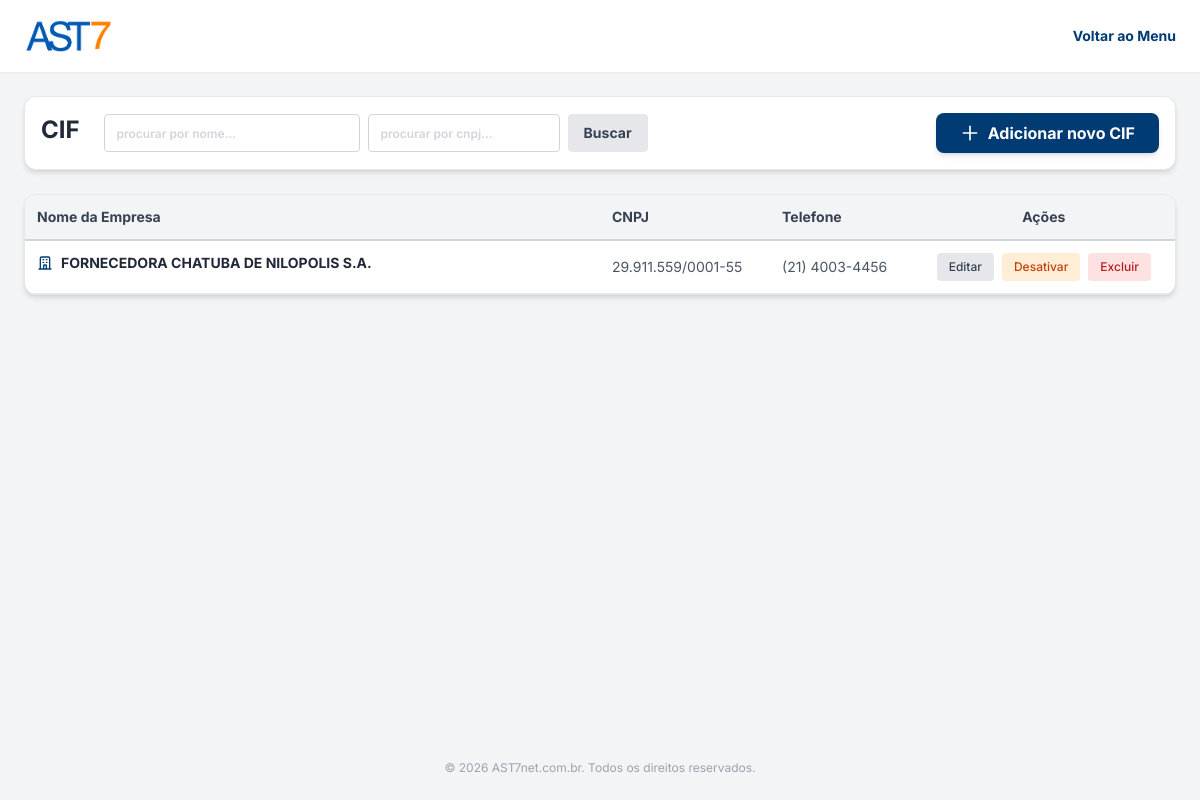
The page /cifs.php (signed in) on the database its author committed.
### tables this page shows
CREATE TABLE cifs (
                id INTEGER PRIMARY KEY AUTOINCREMENT,
                razao_social TEXT NOT NULL,
                cpf TEXT,
                cnpj TEXT UNIQUE,
                insc_estadual TEXT,
                endereco TEXT,
                numero TEXT,
                complemento TEXT,
                bairro TEXT,
                cidade TEXT,
                uf TEXT,
                cep TEXT,
                telefone TEXT,
                celular TEXT,
                whatsapp TEXT,
                contato_nome TEXT,
                contato_celular TEXT,
                contato_departamento TEXT,
                contato_ramal TEXT,
                email TEXT,
                email_danfe TEXT,
                observacao TEXT,
                ativo INTEGER DEFAULT 1,
                created_at DATETIME DEFAULT CURRENT_TIMESTAMP
            );

### cifs.php (the view, shortened to what this page needs)
<?php
$pdo = Database::getInstance();
$busca = isset($_GET['busca']) ? trim($_GET['busca']) : '';
$busca_cnpj = isset($_GET['busca_cnpj']) ? trim($_GET['busca_cnpj']) : '';
$pagina_atual = isset($_GET['page']) && is_numeric($_GET['page']) ? (int)$_GET['page'] : 1;
$limite = 10;
$offset = ($pagina_atual - 1) * $limite;
$sql_where = " WHERE 1=1";
$params = [];
$sql = "SELECT * FROM cifs" . $sql_where . " ORDER BY razao_social ASC LIMIT $limite OFFSET $offset";
$stmt = $pdo->prepare($sql);
$stmt->execute($params);
$cifs = $stmt->fetchAll();
?>
<!DOCTYPE html>
<html lang="pt-BR">
<head>
    <script src="https://cdn.tailwindcss.com"></script>
</head>
<body class="bg-bg-main min-h-screen flex flex-col font-sans text-text-main text-base">
    <header class="bg-white shadow-sm py-4 px-6 flex justify-between items-center">
        <img src="assets/ast7_logo.png" alt="AST7" class="h-10">
        <a href="dashboard.php" class="text-brand-blue hover:underline font-bold text-sm">Voltar ao Menu</a>
    </header>
    <main class="flex-grow p-4 md:p-6 max-w-[1400px] mx-auto w-full">
        <div class="bg-white p-4 rounded-xl shadow-md border border-gray-200 mb-6 flex flex-col md:flex-row justify-between items-center gap-4">
            <div class="flex gap-2 w-full md:w-auto">
                <h1 class="text-2xl font-bold text-gray-800 hidden md:block mr-4">CIF</h1>
                <form method="GET" class="flex flex-col md:flex-row gap-2 w-full md:w-auto">
                    <input type="text" name="busca" value="<?= htmlspecialchars($busca) ?>" placeholder="procurar por nome..." class="px-3 py-2 border border-gray-300 rounded text-sm font-semibold w-full md:w-64">
                    <input type="text" name="busca_cnpj" value="<?= htmlspecialchars($busca_cnpj) ?>" placeholder="procurar por cnpj..." class="px-3 py-2 border border-gray-300 rounded text-sm font-semibold w-full md:w-48">
                    <button type="submit" class="bg-gray-200 text-gray-700 px-4 py-2 rounded hover:bg-gray-300 font-bold text-sm transition-colors">Buscar</button>
                </form>
            </div>
            <button onclick="document.getElementById('modalNovoCif').classList.remove('hidden')" class="w-full md:w-auto bg-brand-blue text-white font-bold py-2 px-6 rounded-lg shadow-md hover:bg-blue-900 transition-colors flex items-center justify-center gap-2">
                <svg class="w-5 h-5" fill="none" stroke="currentColor" viewBox="0 0 24 24"><path stroke-linecap="round" stroke-linejoin="round" stroke-width="2" d="M12 4v16m8-8H4"></path></svg>
                Adicionar novo CIF
            </button>
        </div>
        <div class="bg-white rounded-xl shadow-md border border-gray-200 overflow-hidden">
            <div class="overflow-x-auto">
                <table class="w-full text-left border-collapse text-sm">
                    <thead>
                        <tr class="border-b-2 border-gray-300 text-gray-700 bg-gray-100">
                            <th class="py-3 px-3 font-bold w-1/2">Nome da Empresa</th>
                            <th class="py-3 px-3 font-bold">CNPJ</th>
                            <th class="py-3 px-3 font-bold">Telefone</th>
                            <th class="py-3 px-3 font-bold text-center">Ações</th>
                        </tr>
                    </thead>
                    <tbody>
                        <?php foreach($cifs as $c): ?>
                        <tr class="border-b border-gray-200 hover:bg-blue-50 transition-colors <?= $c['ativo'] == 0 ? 'opacity-60 bg-gray-100' : '' ?>">
                            <td class="py-3 px-3 font-bold text-gray-800 flex items-center gap-2">
                                <svg class="w-4 h-4 text-brand-blue" fill="none" stroke="currentColor" viewBox="0 0 24 24"><path stroke-linecap="round" stroke-linejoin="round" stroke-width="2" d="M19 21V5a2 2 0 00-2-2H7a2 2 0 00-2 2v16m14 0h2m-2 0h-5m-9 0H3m2 0h5M9 7h1m-1 4h1m4-4h1m-1 4h1m-5 10v-5a1 1 0 011-1h2a1 1 0 011 1v5m-4 0h4"></path></svg>
                                <?= htmlspecialchars($c['razao_social']) ?>
                            </td>
                            <td class="py-3 px-3 text-gray-600"><?= htmlspecialchars($c['cnpj']) ?></td>
                            <td class="py-3 px-3 text-gray-600"><?= htmlspecialchars($c['telefone']) ?></td>
                            <td class="py-3 px-3">
                                <div class="flex items-center justify-center gap-2">
                                    <a href="cifs.php?edit=<?= $c['id'] ?>" class="bg-gray-200 text-gray-700 hover:bg-gray-300 px-3 py-1.5 rounded transition-colors text-xs font-medium">Editar</a>
                                    <a href="cifs.php?toggle=<?= $c['id'] ?>" class="<?= $c['ativo'] ? 'bg-orange-100 text-orange-700 hover:bg-orange-200' : 'bg-green-100 text-green-700 hover:bg-green-200' ?> px-3 py-1.5 rounded transition-colors text-xs font-medium">
                                        <?= $c['ativo'] ? 'Desativar' : 'Ativar' ?>
                                    </a>
                                    <a href="cifs.php?delete=<?= $c['id'] ?>" onclick="return confirm('Tem certeza que deseja EXCLUIR este CIF?')" class="bg-red-100 text-red-700 hover:bg-red-200 px-3 py-1.5 rounded transition-colors text-xs font-medium">Excluir</a>
                                </div>
                            </td>
                        </tr>
                        <?php endforeach; ?>
                    </tbody>
                </table>
            </div>
        </div>
    </main>
    <?php include 'footer.php'; ?>
</body>
</html>

### cifs.php (style rules this page uses)
input:not(:placeholder-shown) { background-color: #F3F4F6 !important; }
::placeholder { color: #D1D5DB !important; font-size: 0.75rem !important; text-transform: lowercase !important; }

### rows shown on the page
cifs: razao_social "FORNECEDORA CHATUBA DE NILOPOLIS S.A.", cnpj "29.911.559/0001-55", telefone "(21) 4003-4456", ativo "Desativar"
